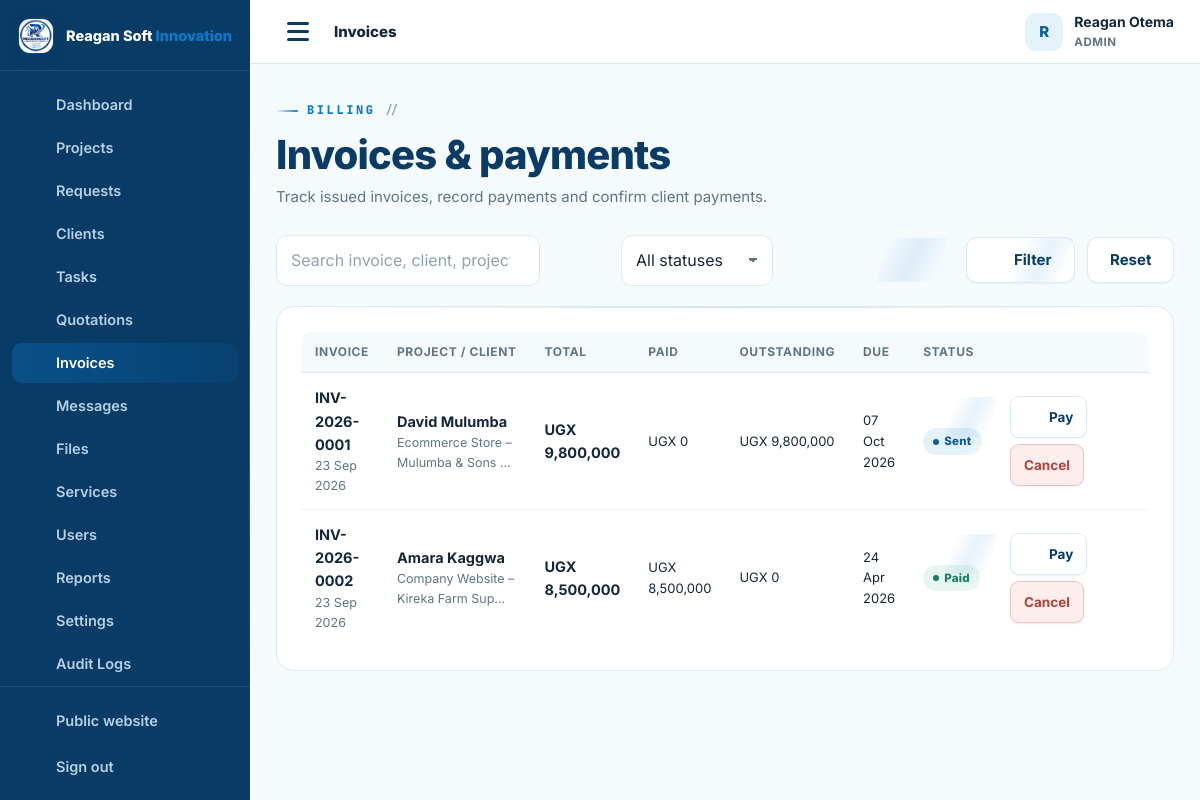
The page /admin/invoices.php (signed in) on the database as committed earlier.
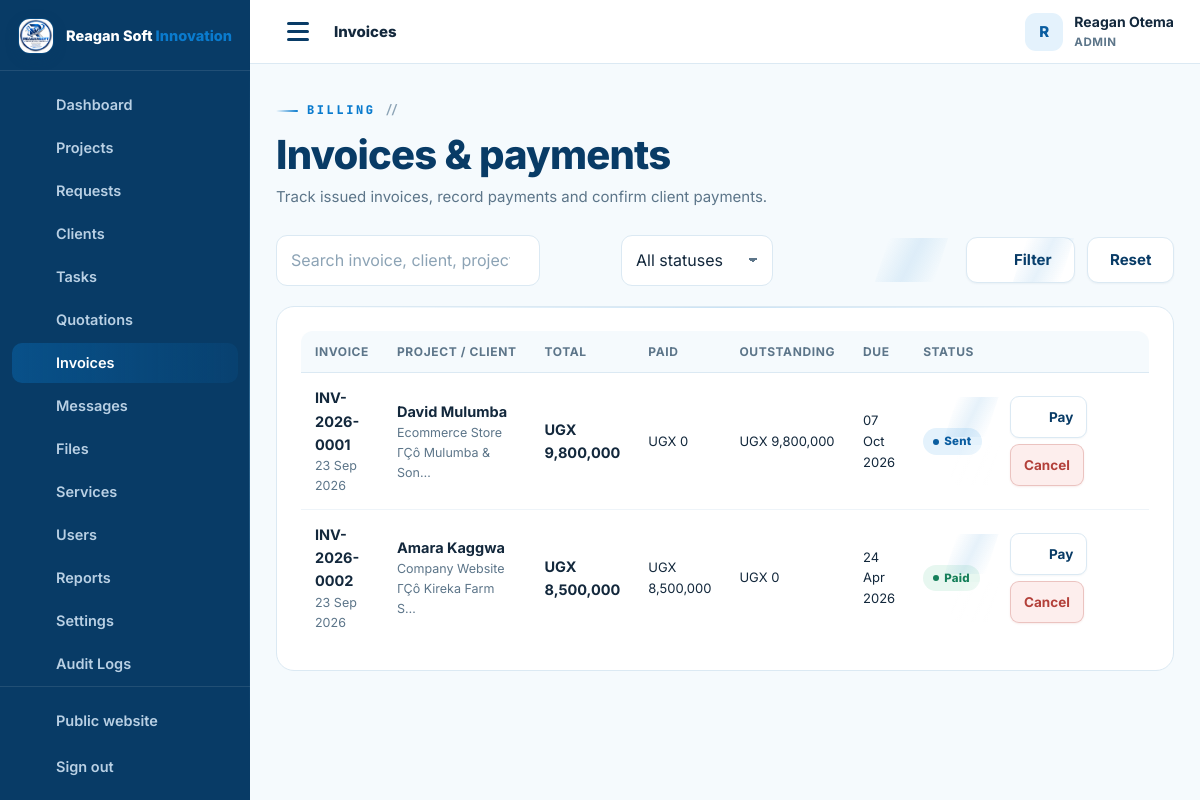
The same page on the database as committed later.
### tables this page shows
CREATE TABLE IF NOT EXISTS invoices (
  id INT UNSIGNED AUTO_INCREMENT PRIMARY KEY,
  invoice_no VARCHAR(30) NOT NULL UNIQUE,
  project_id INT UNSIGNED NOT NULL,
  client_id INT UNSIGNED NOT NULL,
  quotation_id INT UNSIGNED NULL,
  due_date DATE NULL,
  subtotal DECIMAL(14,2) NOT NULL DEFAULT 0,
  discount DECIMAL(14,2) NOT NULL DEFAULT 0,
  tax_percent DECIMAL(5,2) NOT NULL DEFAULT 0,
  total DECIMAL(14,2) NOT NULL DEFAULT 0,
  amount_paid DECIMAL(14,2) NOT NULL DEFAULT 0,
  status ENUM('draft','sent','partially_paid','paid','overdue','cancelled') NOT NULL DEFAULT 'draft',
  is_deposit TINYINT(1) NOT NULL DEFAULT 0,
  notes TEXT NULL,
  created_at TIMESTAMP DEFAULT CURRENT_TIMESTAMP,
  updated_at TIMESTAMP DEFAULT CURRENT_TIMESTAMP ON UPDATE CURRENT_TIMESTAMP,
  FOREIGN KEY (project_id) REFERENCES projects(id) ON DELETE CASCADE,
  FOREIGN KEY (client_id) REFERENCES users(id) ON DELETE CASCADE,
  FOREIGN KEY (quotation_id) REFERENCES quotations(id) ON DELETE SET NULL,
  INDEX idx_invoices_project (project_id),
  INDEX idx_invoices_client (client_id),
  INDEX idx_invoices_status (status)
);

CREATE TABLE IF NOT EXISTS projects (
  id INT UNSIGNED AUTO_INCREMENT PRIMARY KEY,
  ref_no VARCHAR(30) NOT NULL UNIQUE,                
  client_id INT UNSIGNED NOT NULL,
  service_id INT UNSIGNED NULL,
  assigned_to INT UNSIGNED NULL,                     
  title VARCHAR(190) NOT NULL,
  description TEXT NOT NULL,
  requirements TEXT NULL,
   
   
  website_url  VARCHAR(255) NULL,                    
  deliverables VARCHAR(190) NULL,                    
  cover_art    VARCHAR(40)  NULL,                    
  budget DECIMAL(14,2) NULL,
  priority ENUM('low','normal','high','urgent') NOT NULL DEFAULT 'normal',
  status ENUM('NEW','REVIEWING','QUOTATION','APPROVED','IN_PROGRESS','WAITING_FOR_CLIENT','TESTING','COMPLETED','CANCELLED') NOT NULL DEFAULT 'NEW',
  progress TINYINT UNSIGNED NOT NULL DEFAULT 0,
  deadline DATE NULL,
  started_at DATETIME NULL,
  completed_at DATETIME NULL,
  submitted_at TIMESTAMP DEFAULT CURRENT_TIMESTAMP,
  updated_at TIMESTAMP DEFAULT CURRENT_TIMESTAMP ON UPDATE CURRENT_TIMESTAMP,
  FOREIGN KEY (client_id) REFERENCES users(id) ON DELETE CASCADE,
  FOREIGN KEY (service_id) REFERENCES services(id) ON DELETE SET NULL,
  FOREIGN KEY (assigned_to) REFERENCES users(id) ON DELETE SET NULL,
  INDEX idx_projects_client (client_id),
  INDEX idx_projects_status (status),
  INDEX idx_projects_assigned (assigned_to),
  INDEX idx_projects_service (service_id)
);

CREATE TABLE IF NOT EXISTS users (
  id INT UNSIGNED AUTO_INCREMENT PRIMARY KEY,
  full_name VARCHAR(150) NOT NULL,
  email VARCHAR(190) NOT NULL UNIQUE,
  phone VARCHAR(40) NULL,
  password_hash VARCHAR(255) NOT NULL,
  role ENUM('admin','staff','client') NOT NULL DEFAULT 'client',
  company VARCHAR(190) NULL,
  address VARCHAR(255) NULL,
  avatar VARCHAR(255) NULL,
   
   
   
   
   
   
  payer_type ENUM('business','individual') NOT NULL DEFAULT 'business',
  tax_id VARCHAR(60) NULL,
  national_id VARCHAR(60) NULL,
  country VARCHAR(80) NOT NULL DEFAULT 'Uganda',
  city VARCHAR(90) NULL,
  billing_terms_at DATETIME NULL,
  active TINYINT(1) NOT NULL DEFAULT 1,
  failed_logins INT UNSIGNED NOT NULL DEFAULT 0,
  locked_until DATETIME NULL,
  last_login_at DATETIME NULL,
  created_at TIMESTAMP DEFAULT CURRENT_TIMESTAMP,
  updated_at TIMESTAMP DEFAULT CURRENT_TIMESTAMP ON UPDATE CURRENT_TIMESTAMP,
  INDEX idx_users_role (role),
  INDEX idx_users_active (active)
);

### config/config.php (called while the page is built, shortened)
<?php
function db(): PDO {
    static $pdo = null;
    if ($pdo === null) {
        try {
            $pdo = new PDO(
                'mysql:host=' . DB_HOST . ';dbname=' . DB_NAME . ';charset=utf8mb4',
                DB_USER,
                DB_PASS,
                [
                    PDO::ATTR_ERRMODE            => PDO::ERRMODE_EXCEPTION,
                    PDO::ATTR_DEFAULT_FETCH_MODE => PDO::FETCH_ASSOC,
                    PDO::ATTR_EMULATE_PREPARES   => false,
                    PDO::ATTR_STRINGIFY_FETCHES  => false,
                    PDO::ATTR_TIMEOUT            => 5,
                    PDO::MYSQL_ATTR_INIT_COMMAND => "SET time_zone = '+03:00', NAMES utf8mb4 COLLATE utf8mb4_unicode_ci",
                ]
            );
        } catch (PDOException $e) {
            db_connection_failed($e);
        }
    }
    return $pdo;
}
function e(mixed $value): string {
    return htmlspecialchars((string)($value ?? ''), ENT_QUOTES, 'UTF-8');
}
function flash(string $key, ?string $value = null): ?string {
    $msg = $_SESSION['flash'][$key] ?? null;
    return $msg;
}
function app_url(string $path = ''): string {
    return APP_URL . ($path === '' ? '' : '/' . ltrim($path, '/'));
}
function current_user(): ?array {
    static $user = false;
    if ($user === false) {
        if (empty($_SESSION['user_id'])) {
            $user = null;
        } else {
            $st = db()->prepare('SELECT * FROM users WHERE id = ? AND active = 1 LIMIT 1');
            $st->execute([(int)$_SESSION['user_id']]);
            $user = $st->fetch() ?: null;
        }
    }
    return $user;
}
function is_logged_in(): bool {
    return current_user() !== null;
}
function require_login(): void {
    if (!is_logged_in()) {
        $_SESSION['intended'] = $_SERVER['REQUEST_URI'] ?? '';
        flash('error', 'Please sign in to continue.');
        redirect(app_url('login.php'));
    }
}
function require_staff(): void {
    require_login();
}
require_once __DIR__ . '/../inc/functions.php';

### admin/invoices.php (the view, shortened to what the changed rows need)
<?php
require __DIR__ . '/../config/config.php';
require_staff();
$pdo = db();
$st = $_GET['status'] ?? '';
$q  = trim($_GET['q'] ?? '');
$page = max(1, (int)($_GET['page'] ?? 1));
$perPage = 15;
$where = ['1=1'];
$params = [];
$whereSql = implode(' AND ', $where);
$count = $pdo->prepare("SELECT COUNT(*) c FROM invoices i JOIN projects p ON p.id = i.project_id JOIN users u ON u.id = i.client_id WHERE $whereSql");
$count->execute($params);
$pg = paginate((int)$count->fetch()['c'], $perPage, $page);
$sql = "SELECT i.*, u.full_name AS client_name, u.company, p.title AS project_title, p.ref_no AS project_ref, p.id AS project_id
        FROM invoices i
        JOIN projects p ON p.id = i.project_id
        JOIN users u ON u.id = i.client_id
        WHERE $whereSql
        ORDER BY i.created_at DESC
        LIMIT $perPage OFFSET {$pg['offset']}";
$stm = $pdo->prepare($sql); $stm->execute($params);
$invoices = $stm->fetchAll();
$currency = settings('currency');
dashboard_head(['title' => 'Invoices', 'active' => 'invoices', 'crumb' => 'Invoices']);
?>
<div class="dash-head">
  <div>
    <h2>Invoices &amp; payments</h2>
  </div>
</div>
<section class="panel">
  <?php if ($invoices): ?>
    <div class="table-wrap">
      <table class="table">
        <thead><tr><th>Invoice</th><th>Project / Client</th><th>Total</th><th>Paid</th><th>Outstanding</th><th>Due</th><th>Status</th><th></th></tr></thead>
        <tbody>
          <?php foreach ($invoices as $i): $outstanding = (float)$i['total'] - (float)$i['amount_paid']; ?>
            <tr>
              <td><a class="row-title" href="<?= app_url('admin/project.php?id=' . (int)$i['project_id'] . '&tab=invoice') ?>"><?= e($i['invoice_no']) ?></a><div class="row-sub"><?= fmt_date($i['created_at']) ?></div></td>
              <td><span class="row-title"><?= e($i['client_name']) ?></span><div class="row-sub"><?= e(truncate($i['project_title'], 34)) ?></div></td>
              <td><b><?= money($i['total'], $currency) ?></b></td>
              <td class="small"><?= money($i['amount_paid'], $currency) ?></td>
              <td class="small"><?= money($outstanding, $currency) ?></td>
              <td class="small"><?= $i['due_date'] ? fmt_date($i['due_date']) : '—' ?></td>
              <td><?= status_badge($i['status']) ?></td>
              <td style="min-width:170px">
                <div style="display:flex;gap:6px;flex-wrap:wrap">
                  <button class="btn btn-ghost btn-sm" type="button" data-modal-open="pay-modal-<?= (int)$i['id'] ?>"><?= icon('money') ?> Pay</button>
                  <?php if ($i['status'] !== 'cancelled'): ?>
                    <form method="post" data-confirm="Cancel this invoice?">
                      <button class="btn btn-danger btn-sm" type="submit">Cancel</button>
                    </form>
                  <?php endif; ?>
                </div>
              </td>
            </tr>
          <?php endforeach; ?>
        </tbody>
      </table>
    </div>
  <?php else: ?>
    <div class="empty"><?= icon('money') ?><h4>No invoices found</h4><p><?= ($q || $st) ? 'No invoices match your filters.' : 'Create invoices from inside a project to get started.' ?></p></div>
  <?php endif; ?>
</section>

### inc/functions.php (shortened to what the changed rows need)
<?php
function settings(?string $key = null, ?string $default = ''): string {
    static $cache = null;
    if ($cache === null) {
        $cache = [
            'company_name' => APP_NAME,
            'company_phone' => '+256772514889',
            'company_whatsapp' => '+256730314979',
            'payment_mtn_number' => '+256730314979',
            'currency' => 'UGX',
        ];
        try {
            $rows = db()->query('SELECT setting_key, setting_value FROM settings')->fetchAll();
            foreach ($rows as $r) {
                $cache[$r['setting_key']] = (string)$r['setting_value'];
            }
        } catch (Throwable $e) {
            log_error('settings() fallback: ' . $e->getMessage());
        }
    }
    return $cache[$key] ?? $default;
}
function money(mixed $amount, string $currency = 'UGX'): string {
    $amount = (float)$amount;
    if ($currency !== '') {
        return $currency . ' ' . number_format($amount, 0);
    }
    return number_format($amount, 0);
}
function fmt_date(?string $date, string $format = 'd M Y'): string {
    $ts = strtotime($date);
    return $ts ? date($format, $ts) : '—';
}
function truncate(string $text, int $length = 90): string {
    return mb_strimwidth($text, 0, $length, '…');
}
function status_badge(string $status): string {
    $class = [
        'NEW' => 'blue', 'REVIEWING' => 'sky', 'QUOTATION' => 'violet',
        'APPROVED' => 'cyan', 'IN_PROGRESS' => 'blue', 'WAITING_FOR_CLIENT' => 'amber',
        'TESTING' => 'violet', 'COMPLETED' => 'green', 'CANCELLED' => 'red',
        'TODO' => 'gray', 'REVIEW' => 'violet',
        'draft' => 'gray', 'sent' => 'blue', 'accepted' => 'green', 'rejected' => 'red', 'expired' => 'amber', 'cancelled' => 'red',
        'paid' => 'green', 'partially_paid' => 'amber', 'overdue' => 'red',
        'active' => 'green', 'inactive' => 'red',
        'read' => 'gray', 'unread' => 'blue',
    ];
    $label = ucwords(str_replace('_', ' ', strtolower((string)$status)));
    return '<span class="badge ' . ($class[$status] ?? 'gray') . '">' . e($label) . '</span>';
}
function paginate(int $total, int $perPage, int $page): array {
    $totalPages = max(1, (int)ceil($total / max(1, $perPage)));
    $page = max(1, min($totalPages, $page));
    $offset = ($page - 1) * $perPage;
    return ['totalPages' => $totalPages, 'page' => $page, 'offset' => $offset];
}
function icon(string $name, string $class = ''): string {
    $path = $paths[$name] ?? $paths['code-s'];
    $cls = $class !== '' ? ' class="' . e($class) . '"' : '';
    return '<svg' . $cls . ' viewBox="0 0 24 24" fill="none" stroke="currentColor" stroke-width="1.8" stroke-linecap="round" stroke-linejoin="round" aria-hidden="true">' . $path . '</svg>';
}
require_once __DIR__ . '/layout.php';

Rows that differ between the two databases and show on the page:
changed through a linked row, invoices "UGX 9,800,000": project.title "Ecommerce Store – Mulumba & Sons …" → "Ecommerce Store ΓÇô Mulumba & Son…"
changed through a linked row, invoices "UGX 8,500,000": project.title "Company Website – Kireka Farm Sup…" → "Company Website ΓÇô Kireka Farm S…"
